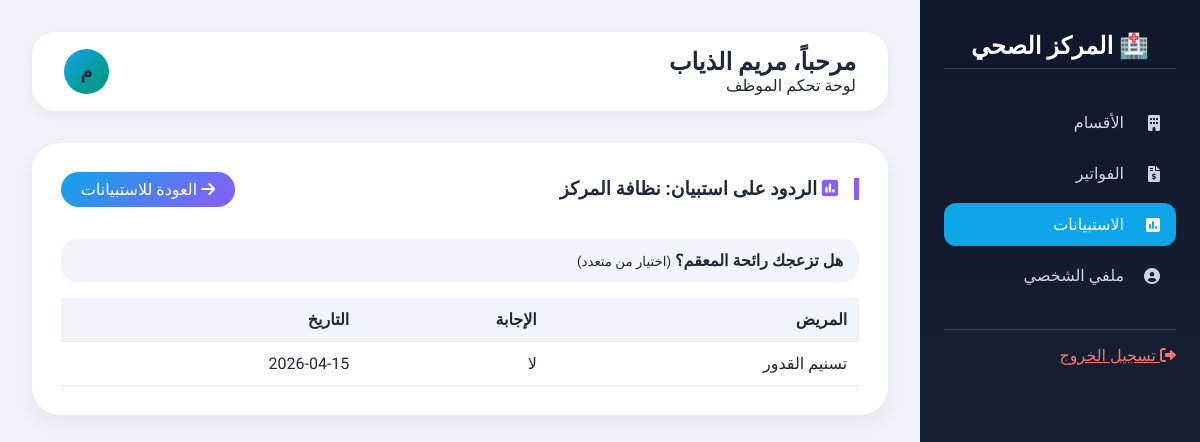
The page /Staff/staff_dashboard.php?page=surveys&view_responses=2 (signed in) on the database its author committed.
### tables this page shows
CREATE TABLE `surveys` (
  `id` int NOT NULL,
  `title` varchar(255) NOT NULL,
  `description` text,
  `created_by` int NOT NULL,
  `created_at` timestamp NOT NULL DEFAULT CURRENT_TIMESTAMP,
  `status` enum('active','hidden') DEFAULT 'active'
);

CREATE TABLE `survey_questions` (
  `id` int NOT NULL,
  `survey_id` int NOT NULL,
  `question_text` text NOT NULL,
  `question_type` enum('text','rating','multiple_choice') DEFAULT 'text',
  `options` text COMMENT 'خيارات مفصولة بفواصل لنوع multiple_choice',
  `order_index` int DEFAULT '0',
  `order_num` int DEFAULT '0'
);

CREATE TABLE `survey_answers` (
  `id` int NOT NULL,
  `survey_id` int NOT NULL,
  `patient_id` int NOT NULL,
  `question_id` int NOT NULL,
  `answer` text NOT NULL,
  `created_at` timestamp NOT NULL DEFAULT CURRENT_TIMESTAMP
);

CREATE TABLE `patients` (
  `id` int NOT NULL,
  `full_name` varchar(100) NOT NULL,
  `email` varchar(100) DEFAULT NULL,
  `phone` varchar(20) DEFAULT NULL,
  `dob` date DEFAULT NULL,
  `gender` enum('male','female','other','ذكر','أنثى') DEFAULT NULL,
  `address` text,
  `created_at` timestamp NOT NULL DEFAULT CURRENT_TIMESTAMP,
  `password` varchar(255) NOT NULL DEFAULT ''
);

### staff/modules/surveys.php (the view, shortened to what this page needs)
<?php
$show_responses = false;
$responses_by_question = [];
$selected_survey_title = '';
if (isset($_GET['view_responses']) && is_numeric($_GET['view_responses'])) {
    $survey_id = (int)$_GET['view_responses'];
    $questions = $pdo->prepare("SELECT * FROM survey_questions WHERE survey_id = ? ORDER BY order_index");
    $questions->execute([$survey_id]);
    $questions_list = $questions->fetchAll();
    foreach ($questions_list as $q) {
        $stmt = $pdo->prepare("SELECT sa.*, p.full_name as patient_name FROM survey_answers sa LEFT JOIN patients p ON sa.patient_id = p.id WHERE sa.question_id = ? ORDER BY sa.created_at DESC");
        $stmt->execute([$q['id']]);
        $responses_by_question[$q['id']] = [
            'question' => $q,
            'answers' => $stmt->fetchAll()
        ];
    }
    $stmt2 = $pdo->prepare("SELECT title FROM surveys WHERE id = ?");
    $stmt2->execute([$survey_id]);
    $selected_survey_title = $stmt2->fetchColumn();
    $show_responses = true;
}
$edit_questions = false;
$current_survey_title = '';
?>
<div class="card survey-card" style="background: white; border-radius: 28px; padding: 1.8rem; box-shadow: 0 8px 20px rgba(0,0,0,0.05);">
    <div style="display: flex; justify-content: space-between; align-items: center; margin-bottom: 1.8rem; flex-wrap: wrap; gap: 15px;">
        <h3 style="border-right: 5px solid #8b5cf6; padding-right: 1rem;">
            <i class="fas fa-poll" style="color: #8b5cf6;"></i>
            <?php if ($edit_questions): ?>
                إدارة أسئلة استبيان: <?= htmlspecialchars($current_survey_title) ?>
            <?php elseif ($show_responses): ?>
                الردود على استبيان: <?= htmlspecialchars($selected_survey_title) ?>
            <?php else: ?>
                إدارة الاستبيانات
            <?php endif; ?>
        </h3>
        <div style="display: flex; gap: 12px;">
            <?php if ($edit_questions): ?>
                <a href="staff_dashboard.php?page=surveys" class="btn-gradient" style="color: white; padding: 8px 20px; border-radius: 40px; text-decoration: none;"><i class="fas fa-arrow-right"></i> العودة للاستبيانات</a>
                <button onclick="openAddQuestionModal()" style="background: #059669; color: white; border: none; padding: 8px 20px; border-radius: 40px; cursor: pointer;"><i class="fas fa-plus"></i> إضافة سؤال</button>
            <?php elseif ($show_responses): ?>
                <a href="staff_dashboard.php?page=surveys" class="btn-gradient" style="color: white; padding: 8px 20px; border-radius: 40px; text-decoration: none;"><i class="fas fa-arrow-right"></i> العودة للاستبيانات</a>
            <?php else: ?>
                <button onclick="openAddSurveyModal()" class="btn-gradient" style="color: white; border: none; padding: 8px 22px; border-radius: 40px; cursor: pointer;"><i class="fas fa-plus-circle"></i> استبيان جديد</button>
            <?php endif; ?>
        </div>
    </div>
    <?php if ($show_responses): ?>
        <?php if (empty($responses_by_question)): ?>
            <div style="text-align: center; padding: 40px; background: #f8fafc; border-radius: 24px;">
                <i class="fas fa-inbox fa-3x" style="color: #cbd5e1;"></i>
                <p>لا توجد أسئلة في هذا الاستبيان بعد.</p>
            </div>
        <?php else: ?>
            <?php foreach ($responses_by_question as $item): ?>
                <div style="margin-top: 2rem;">
                    <h4 style="background: #f1f5f9; padding: 12px 16px; border-radius: 16px;">
                        <?= htmlspecialchars($item['question']['question_text']) ?>
                        <small style="font-weight: normal;">(<?= $item['question']['question_type'] === 'rating' ? 'تقييم 1-10' : ($item['question']['question_type'] === 'multiple_choice' ? 'اختيار من متعدد' : 'نص حر') ?>)</small>
                    </h4>
                    <?php if (empty($item['answers'])): ?>
                        <p style="color: #64748b; padding: 12px;">لا توجد إجابات بعد.</p>
                    <?php else: ?>
                        <table class="responses-table">
                            <thead><tr><th>المريض</th><th>الإجابة</th><th>التاريخ</th></tr></thead>
                            <tbody>
                                <?php foreach ($item['answers'] as $ans): ?>
                                <tr>
                                    <td><?= htmlspecialchars($ans['patient_name'] ?? 'غير معروف') ?></td>
                                    <td><?= nl2br(htmlspecialchars($ans['answer'])) ?></td>
                                    <td><?= date('Y-m-d', strtotime($ans['created_at'])) ?></td>
                                </tr>
                                <?php endforeach; ?>
                            </tbody>
                        </table>
                    <?php endif; ?>
                </div>
            <?php endforeach; ?>
        <?php endif; ?>
    <?php endif; ?>
</div>

### staff/staff_dashboard.php (style rules this page uses)
* { margin: 0; padding: 0; box-sizing: border-box; }
body { font-family: 'Tajawal', sans-serif; background: #f0f4f8; color: #1e293b; direction: rtl; }

### staff/modules/surveys.php (style rules this page uses)
.survey-card { transition: all 0.2s; border-radius: 28px; }
.btn-gradient { background: linear-gradient(135deg, #0ea5e9, #8b5cf6); transition: 0.3s; }
.responses-table { width: 100%; border-collapse: collapse; margin-top: 1rem; }
.responses-table th, .responses-table td { padding: 12px; text-align: right; border-bottom: 1px solid #e2e8f0; }
.responses-table th { background: #f1f5f9; }

### rows shown on the page
surveys: title "نظافة المركز"
survey_questions: question_text "هل تزعجك رائحة المعقم؟", question_type "اختيار من متعدد"
survey_answers: patient.full_name "تسنيم القدور", answer "لا", created_at "2026-04-15"

### other values the page prints
$staff_name "مريم الذياب"
mb_substr($staff_name, 0, 1) "م"
